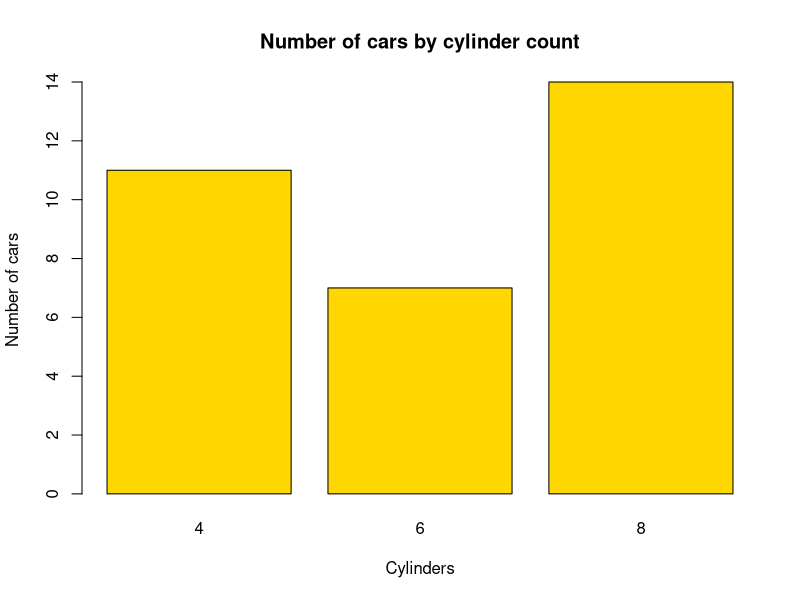
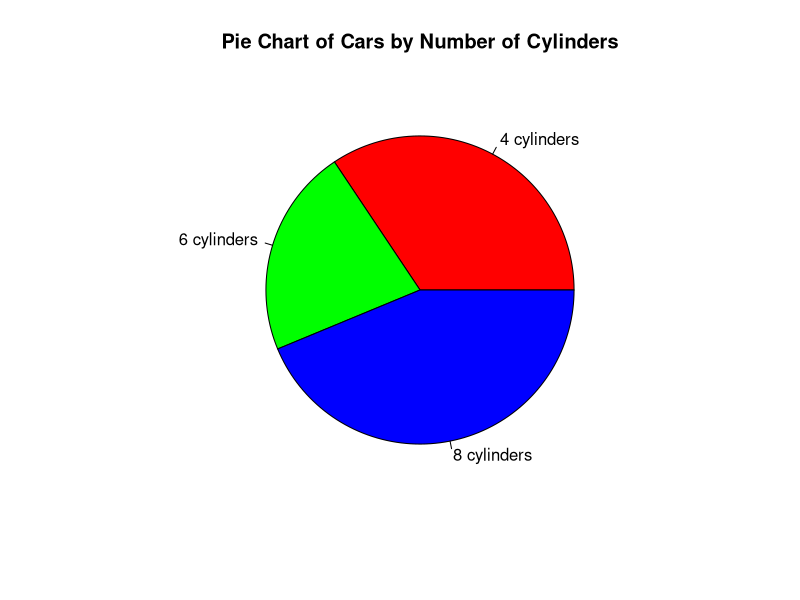
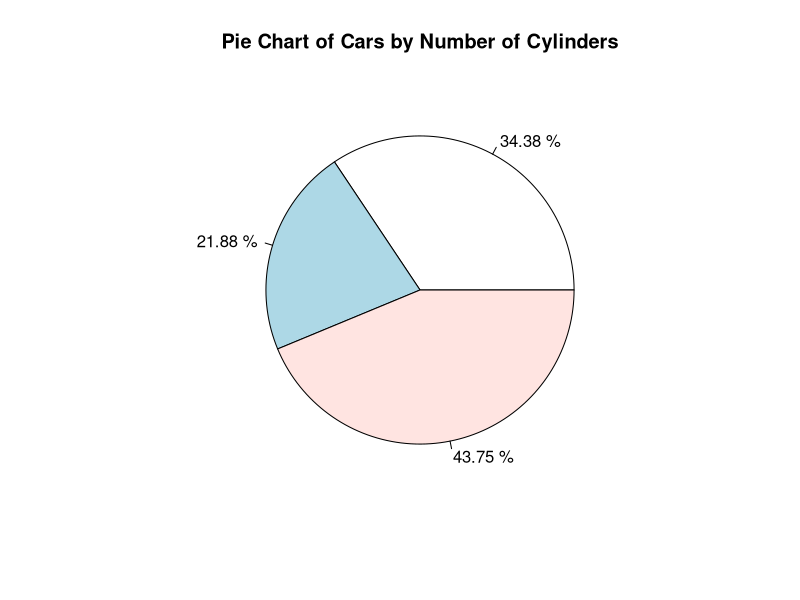
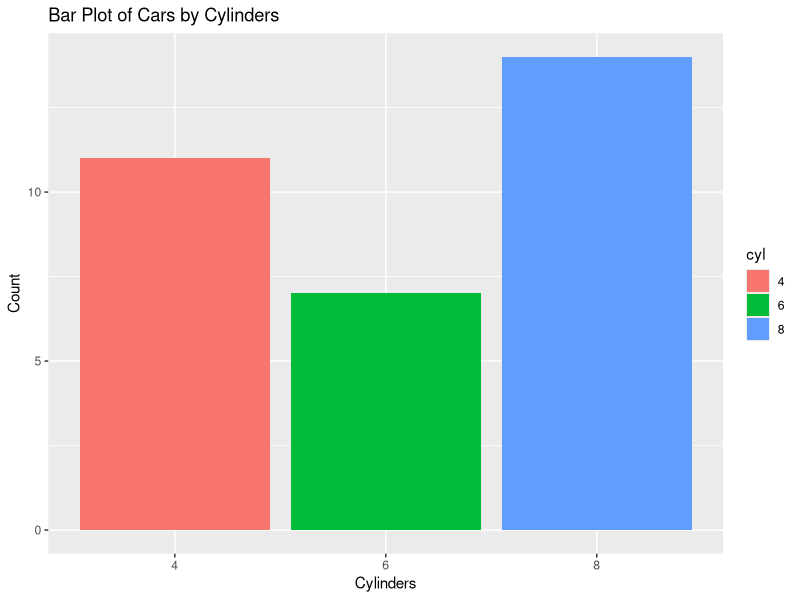
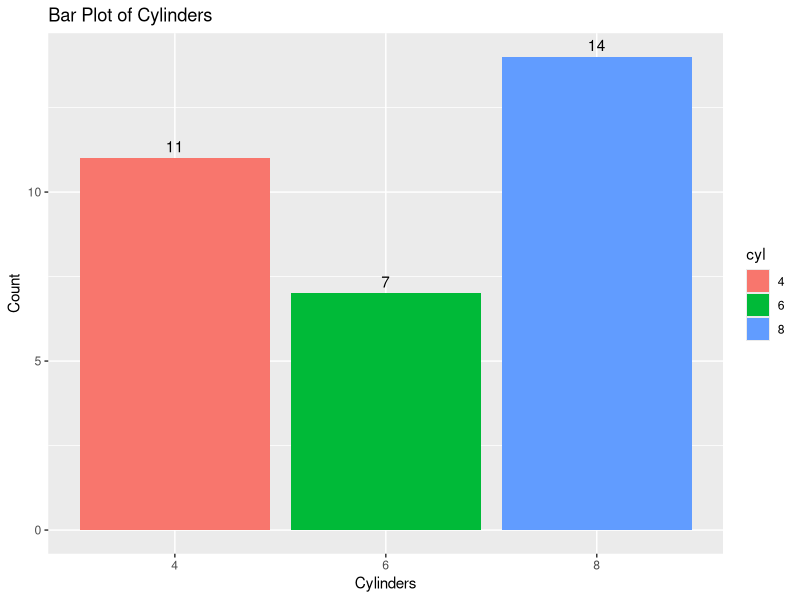
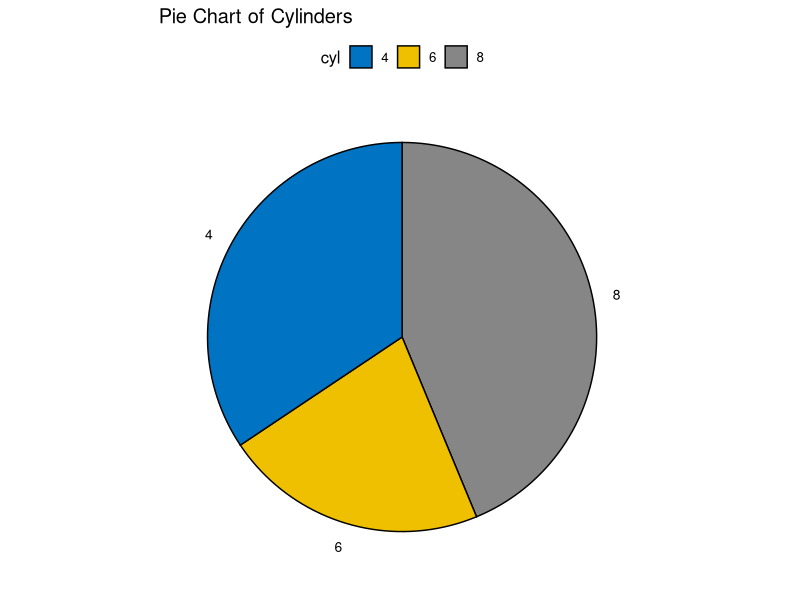
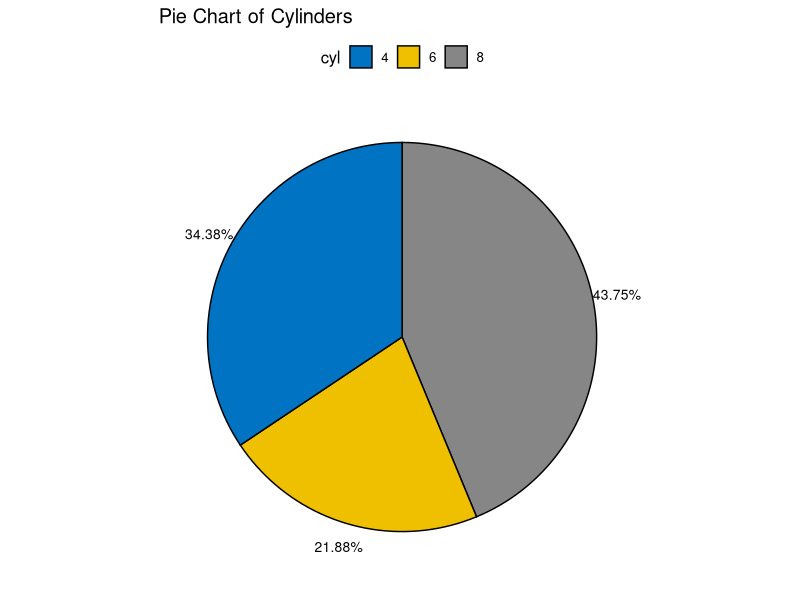

These charts were generated, in order, by the following R code:
## ---- chunk 1
color <- c("red", "blue", "green", "red", "green", "yellow")
color_factor <- factor(color)
## ---- chunk 2
levels(color_factor)
## ---- chunk 3
# Load the required libraries, suppressing annoying startup messages
library(dplyr, quietly = TRUE, warn.conflicts = FALSE)
library(tibble, quietly = TRUE, warn.conflicts = FALSE)
# Read the mtcars dataset into a tibble called tb
data(mtcars)
tb <- as_tibble(mtcars)
# Convert relevant columns into factor variables
tb$cyl <- as.factor(tb$cyl) # cyl = {4,6,8}, number of cylinders
tb$am <- as.factor(tb$am) # am = {0,1}, 0:automatic, 1: manual transmission
tb$vs <- as.factor(tb$vs) # vs = {0,1}, v-shaped engine, 0:no, 1:yes
tb$gear <- as.factor(tb$gear) # gear = {3,4,5}, number of gears
# Directly access the data columns of tb, without tb$mpg
attach(tb)
## ---- chunk 4
levels(tb$cyl)
## ---- chunk 5
table(tb$cyl)
## ---- chunk 6
tb$cyl %>% 
  table() %>% 
  prop.table()
## ---- chunk 7
tb$cyl %>% 
  table() %>% 
  prop.table() %>% 
  `*`(100) %>% 
  round(digits = 2) %>%
  paste0("%")
## ---- chunk 8
# Create a table of the counts of cars by number of cylinders
cyl_table <- table(tb$cyl)

# Create a barplot of the table
barplot(cyl_table, 
        main = "Number of cars by cylinder count",
        xlab = "Cylinders",
        ylab = "Number of cars",
        col = "gold")
## ---- chunk 9
# Count the number of cars with each number of cylinders
cyl_counts <- table(mtcars$cyl)

# Create a pie chart
pie(cyl_counts, 
    main = "Pie Chart of Cars by Number of Cylinders", 
    labels = c("4 cylinders", "6 cylinders", "8 cylinders"), 
    col = c("red", "green", "blue"))
## ---- chunk 10
# Count the number of cars with each number of cylinders
cyl_counts <- table(mtcars$cyl)
percentages <- round(prop.table(table(tb$cyl))*100, 2)
mylabels <- paste(percentages, "%")

# Create a pie chart
pie(cyl_counts, 
    main = "Pie Chart of Cars by Number of Cylinders", 
    labels = mylabels)
## ---- chunk 11
library(ggplot2)
ggplot(data = tb, 
       aes(x = cyl)) + 
  geom_bar(aes(fill = cyl)) +
  labs(title = "Bar Plot of Cars by Cylinders", 
       x = "Cylinders", 
       y = "Count")
## ---- chunk 12
ggplot(data = tb, aes(x = cyl)) + 
  geom_bar(aes(fill = cyl)) +
  geom_text(stat='count', 
            aes(label=after_stat(count)), 
            vjust=-0.5) +
  labs(title = "Bar Plot of Cylinders", 
       x = "Cylinders", 
       y = "Count")
## ---- chunk 13
library(ggpubr)
# Compute counts of each cylinder type
cyl_counts <- as.data.frame(table(tb$cyl))
colnames(cyl_counts) <- c("cyl", "n")

# Create the pie chart
ggpie(data = cyl_counts, 
      x = "n", 
      fill = "cyl", 
      label = "cyl", 
      palette = "jco", 
      title = "Pie Chart of Cylinders")
## ---- chunk 14
library(ggpubr)

# Compute counts and proportions of each cylinder type
cyl_counts <- as.data.frame(table(tb$cyl))
colnames(cyl_counts) <- c("cyl", "n")

# Calculate proportions
cyl_counts$prop <- cyl_counts$n / sum(cyl_counts$n)

# Create labels that display proportions as percentages
cyl_counts$labels <- paste0(round(cyl_counts$prop*100, 2), "%")

# Create the pie chart with proportions
ggpie(data = cyl_counts, 
      x = "prop", 
      fill = "cyl", 
      label = "labels", 
      palette = "jco", 
      title = "Pie Chart of Cylinders")
